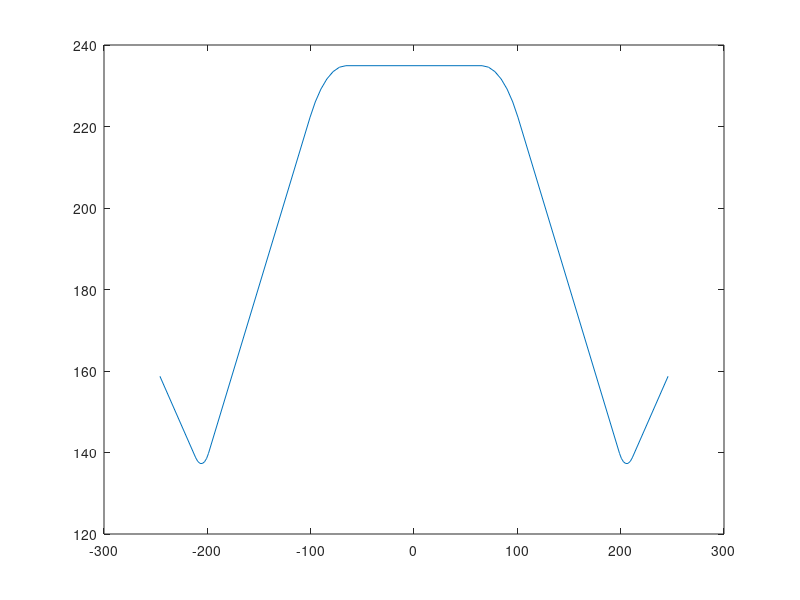

Recreate this plot in MATLAB.
clear all
close all

%% Input
% Number of corners (entire polygon, only 3*m)
n = 9;

% Polygon diameter
d = 500;

% Yield strength
fy = 355;

% Bending radius to thickness ratio
% (r/t = rcoef)
rcoef = 6;

% Number of points along the bend
nbend = 6;

% extension length
lext = 40;

% Thickness of the gusset plate
tg = 20;

% Calculated characteristics
R = d/2;
epsilon = sqrt(fy/235);
t = ceil(epsilon^2 * d / 90);

%% Polygon sector
% Angle corresponding to one edge of the polygon
theta = 2*pi/n;

% Angles of radii (measured from x-axis)
phi=5*pi/6:-theta:pi/6;

% xy coords of the polygon's corners
x = R*cos(phi);
y = R*sin(phi);

%% Bends
% Bending radius
rbend = rcoef*t;

% Distance between bending centre and corner
lc = rbend/cos(theta/2);

% Centers of bending arcs
xc  = (x(2:end-1) - lc*cos(phi(2:end-1)));
yc  = (y(2:end-1) - lc*sin(phi(2:end-1)));

% Bending arc angle
theta_b = pi - theta;

% Angles of the edges' midlines (measured from x-axis)
phi_mids = phi(1:end-1) - theta/2 ;

% xy coords of the arc's points
for i = 1:n/3 -1;
    for j = 1:nbend+1;
        xarc(i, j) = xc(i) + rbend*cos(phi_mids(i)-(j-1)*(theta/nbend));
        yarc(i, j) = yc(i) + rbend*sin(phi_mids(i)-(j-1)*(theta/nbend));
    end;
end;

%% Start-end extensions
% Bending radius
rs = rbend/5;

% First bend
v1 = phi_mids(1)-pi/2;
v2 = (phi(1)+phi_mids(1)-pi/2)/2;
l1 = (t+tg)/(2*cos(phi(1)-phi_mids(1)));
l2 = rs/sin(v2-phi_mids(1)+pi/2);
x1 = x(1)+l1*cos(v1);
y1 = y(1)+l1*sin(v1);

% First bend centre coords
xcs(1) = x1+l2*cos(v2);
ycs(1) = y1+l2*sin(v2);

% Last bend
v1 = phi_mids(end)+pi/2;
v2 = (v1+phi(end))/2;
l1 = (t+tg)/(2*cos(v1-phi(end)-pi/2));
l2 = rs/sin(v2-phi(end));
x1 = x(end)+l1*cos(v1);
y1 = y(end)+l1*sin(v1);

% Last bend centre coords
xcs(2) = x1+l2*cos(v2);
ycs(2) = y1+l2*sin(v2);

% First and last bend arc points coords
for j = 1:nbend+1;
    xsarc(1, j) = xcs(1) + rs*cos(4*pi/3+(j-1)*((phi_mids(1)-pi/3)/nbend));
    ysarc(1, j) = ycs(1) + rs*sin(4*pi/3+(j-1)*((phi_mids(1)-pi/3)/nbend));
    xsarc(2, j) = xcs(2) + rs*cos(phi_mids(end)+pi+(j-1)*((phi(end)+pi/2-phi_mids(end))/nbend));
    ysarc(2, j) = ycs(2) + rs*sin(phi_mids(end)+pi+(j-1)*((phi(end)+pi/2-phi_mids(end))/nbend));
end;

%% First and last point
% First point
xstart = xsarc(1, 1) + lext*cos(phi(1));
ystart = ysarc(1, 1) + lext*sin(phi(1));

% Last point
xend = xsarc(2, end) + lext*cos(phi(end));
yend = ysarc(2, end) + lext*sin(phi(end));

%% data collection
xarc = xarc';
yarc = yarc';

x_out = [xstart, xsarc(1, :), xarc(:)', xsarc(2, :), xend];
y_out = [ystart, ysarc(1, :), yarc(:)', ysarc(2, :), yend];

% Plot result
plot(x_out, y_out)
